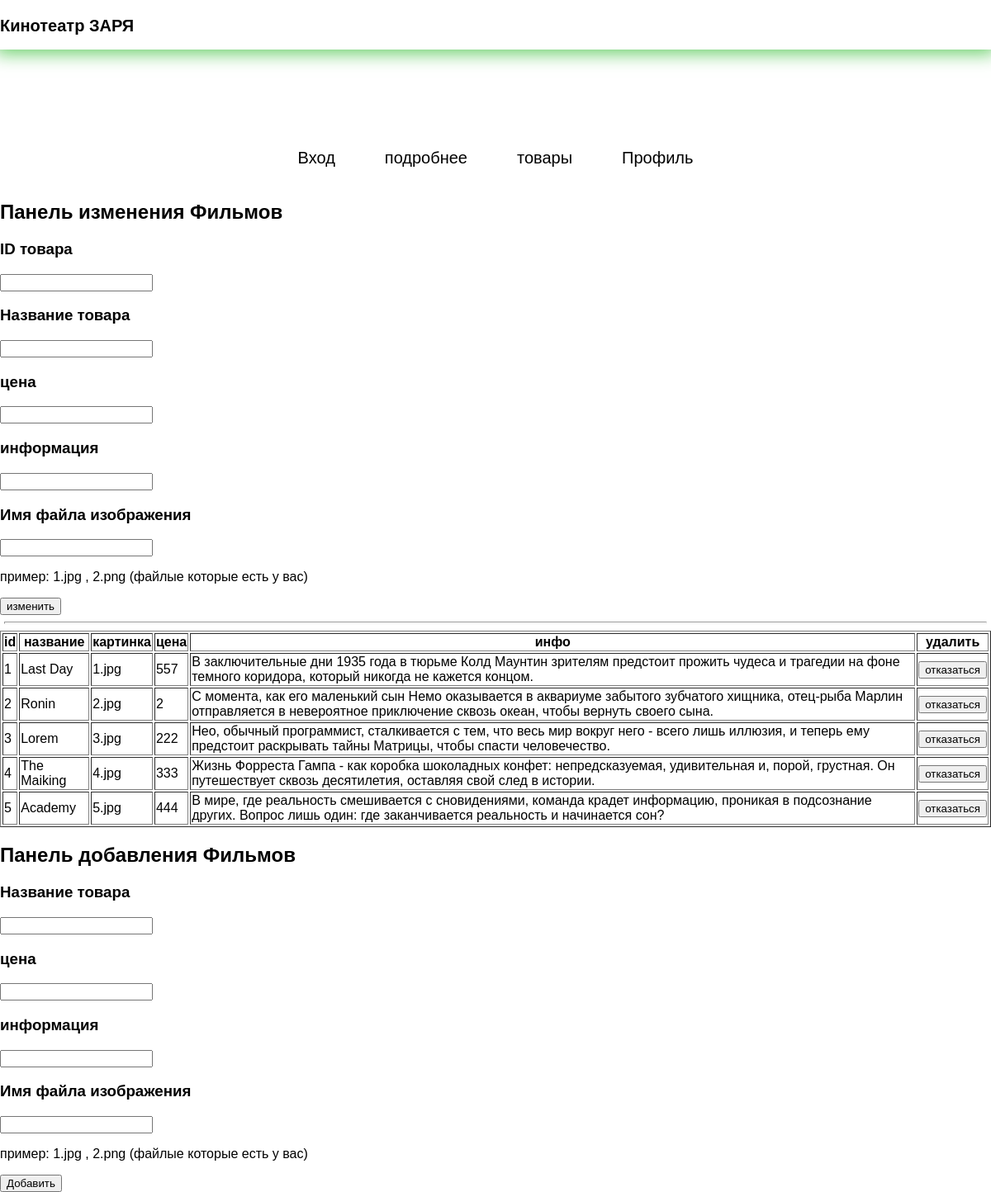
The app's page /pages/red.php (signed in) with its own data.
### tables this page shows
CREATE TABLE `books` (
  `id` int NOT NULL,
  `first_name` varchar(999) NOT NULL,
  `img` varchar(999) NOT NULL,
  `cost` int NOT NULL,
  `info` varchar(9999) NOT NULL
);

### pages/red.php (the view, shortened to what this page needs)
<?php
include("header.php");
require('bd_connect/db.php');
if($_SESSION['user_name_last'] == 'admin'){
echo '<div class="block-changes">
<h2>Панель изменения Фильмов</h2>
<form  method="post" id="form-changes">
<h3 class="name-card">ID товара</h3>
<input type="text" class="inp-chang" name="id" required>
<h3 class="name-card">Название товара</h3>
<input type="text" class="inp-chang" name="name" required>
<h3 class="name-card">цена</h3>
<input type="text" class="inp-chang" name="cost" required>
<h3 class="name-card">информация</h3>
<input type="text" class="inp-chang" name="infoo" required>
<h3 class="name-card">Имя файла изображения</h3>
<input type="text" class="inp-chang" name="silk" required>
<p class="ss">пример: 1.jpg , 2.png (файлые которые есть у вас)</p>
<input type="submit" value="изменить" class="btn-chang" name="send">
</form>
</div>';
}
?>
<hr>
<form method="POST" >
     <table border="1">
     <th>id</th>
     <th>название </th>
     <th>картинка</th>
     <th>цена</th>
     <th>инфо</th>
     <th>удалить</th>
     <?php
         $query= "SELECT * FROM `books` ";
         $result = mysqli_query($con, $query) or die;
         for($data = []; $row = mysqli_fetch_assoc($result); $data[]=$row)
         $i++;
         foreach($data as $elem){
             echo "<tr>";
             echo "<td>".$elem['id']."</td>";
             echo "<td>".$elem['first_name']."</td>";
             echo "<td>".$elem['img']."</td>";
             echo "<td>".$elem['cost']."</td>";
             echo "<td>".$elem['info']."</td>";
             $idk = $elem['id'];
             echo '<td><form method="post"><input type="submit" value="отказаться" name='.$idk.'>     </form></td>';
             echo "</tr>";
         }
     ?>
     </table></form>
<?php
if($_SESSION['user_name_last'] == 'admin'){
    echo '<div class="block-changes">
    <h2>Панель добавления Фильмов</h2>
    <form  method="post" id="form-changes">
    <h3 class="name-card">Название товара</h3>
    <input type="text" class="inp-chang" name="namee" required>
    <h3 class="name-card">цена</h3>
    <input type="text" class="inp-chang" name="costt" required>
    <h3 class="name-card">информация</h3>
    <input type="text" class="inp-chang" name="info" required>
    <h3 class="name-card">Имя файла изображения</h3>
    <input type="text" class="inp-chang" name="silkk" required>
    <p class="ss">пример: 1.jpg , 2.png (файлые которые есть у вас)</p>
    <input type="submit" value="Добавить" class="btn-chang" name="sendd">
    </form>
    </div>';
  if(isset($_POST['sendd'])) {
    $sql2 = 'SELECT * from books ';
    $name = stripslashes($_REQUEST['namee']);
    $name = mysqli_real_escape_string($con, $name);
    $cost = stripslashes($_REQUEST['costt']);
    $cost = mysqli_real_escape_string($con, $cost);
    $info = stripslashes($_REQUEST['info']);
    $info = mysqli_real_escape_string($con, $info);
    $silk = stripslashes($_REQUEST['silkk']);
    $silk = mysqli_real_escape_string($con, $silk);
        $query = "INSERT into `books` (first_name,cost, img,info) VALUES ('$name', '$cost','$silk','$info')";
        $ult = mysqli_query($con, $query);
        if($ult){
            echo "<div class='form'>
            <h3>Добавили товар</h3><br/>
            </div>";
        }else{
            echo "<div class='form'>
            <h3>Ты где то напакостил</h3><br/>
            </div>";
             }
  }}
?>

### style/style.css (style rules this page uses)
body { margin: 0; padding: 0; font-family: sans-serif ; }
hr { height: 1px; color: red; width: 99%; }

### records on screen
books: id "1", first_name "Last Day", img "1.jpg", cost "557", info "В заключительные дни 1935 года в тюрьме Колд Маунтин зрителям предстоит прожить чудеса и трагедии на фоне темного коридора, который никогда не кажется концом."
books: id "2", first_name "Ronin", img "2.jpg", cost "2", info "С момента, как его маленький сын Немо оказывается в аквариуме забытого зубчатого хищника, отец-рыба Марлин отправляется в невероятное приключение сквозь океан, чтобы вернуть своего сына."
books: id "3", first_name "Lorem", img "3.jpg", cost "222", info "Нео, обычный программист, сталкивается с тем, что весь мир вокруг него - всего лишь иллюзия, и теперь ему предстоит раскрывать тайны Матрицы, чтобы спасти человечество."
books: id "4", first_name "The Maiking", img "4.jpg", cost "333", info "Жизнь Форреста Гампа - как коробка шоколадных конфет: непредсказуемая, удивительная и, порой, грустная. Он путешествует сквозь десятилетия, оставляя свой след в истории."
books: id "5", first_name "Academy", img "5.jpg", cost "444", info "В мире, где реальность смешивается с сновидениями, команда крадет информацию, проникая в подсознание других. Вопрос лишь один: где заканчивается реальность и начинается сон?"
